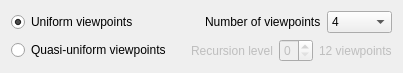
<?xml version="1.0" encoding="UTF-8"?>
<ui version="4.0">
 <class>QViewpointDistributionWidgetBase</class>
 <widget class="QWidget" name="QViewpointDistributionWidgetBase">
  <property name="geometry">
   <rect>
    <x>0</x>
    <y>0</y>
    <width>403</width>
    <height>70</height>
   </rect>
  </property>
  <layout class="QVBoxLayout" name="verticalLayout">
   <item>
    <layout class="QHBoxLayout" name="horizontalLayout_3">
     <item>
      <widget class="QRadioButton" name="m_uniformRadioButton">
       <property name="text">
        <string>Uniform viewpoints</string>
       </property>
       <property name="checked">
        <bool>true</bool>
       </property>
      </widget>
     </item>
     <item>
      <layout class="QHBoxLayout" name="horizontalLayout">
       <item>
        <widget class="QLabel" name="m_uniformNumberOfViewpointsLabel">
         <property name="text">
          <string>Number of viewpoints</string>
         </property>
        </widget>
       </item>
       <item>
        <widget class="QComboBox" name="m_uniformNumberOfViewpointsComboBox">
         <item>
          <property name="text">
           <string>4</string>
          </property>
         </item>
         <item>
          <property name="text">
           <string>6</string>
          </property>
         </item>
         <item>
          <property name="text">
           <string>8</string>
          </property>
         </item>
         <item>
          <property name="text">
           <string>12</string>
          </property>
         </item>
         <item>
          <property name="text">
           <string>20</string>
          </property>
         </item>
        </widget>
       </item>
      </layout>
     </item>
    </layout>
   </item>
   <item>
    <layout class="QHBoxLayout" name="horizontalLayout_4">
     <item>
      <widget class="QRadioButton" name="m_quasiUniformRadioButton">
       <property name="text">
        <string>Quasi-uniform viewpoints</string>
       </property>
      </widget>
     </item>
     <item>
      <layout class="QHBoxLayout" name="horizontalLayout_2">
       <item>
        <widget class="QLabel" name="m_quasiUniformRecursionLevelLabel">
         <property name="enabled">
          <bool>false</bool>
         </property>
         <property name="text">
          <string>Recursion level</string>
         </property>
        </widget>
       </item>
       <item>
        <widget class="QSpinBox" name="m_quasiUniformRecursionLevelSpinBox">
         <property name="enabled">
          <bool>false</bool>
         </property>
         <property name="maximum">
          <number>3</number>
         </property>
        </widget>
       </item>
       <item>
        <widget class="QLabel" name="m_quasiUniformNumberOfViewpointsLabel">
         <property name="enabled">
          <bool>false</bool>
         </property>
         <property name="text">
          <string>12 viewpoints</string>
         </property>
        </widget>
       </item>
      </layout>
     </item>
    </layout>
   </item>
  </layout>
 </widget>
 <resources/>
 <connections/>
</ui>
